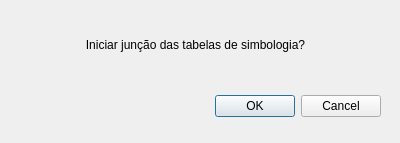
<?xml version="1.0" encoding="UTF-8"?>
<ui version="4.0">
 <class>JoinTableDialogBase</class>
 <widget class="QDialog" name="JoinTableDialogBase">
  <property name="geometry">
   <rect>
    <x>0</x>
    <y>0</y>
    <width>400</width>
    <height>143</height>
   </rect>
  </property>
  <property name="windowTitle">
   <string>Join Tables</string>
  </property>
  <widget class="QDialogButtonBox" name="button_box">
   <property name="geometry">
    <rect>
     <x>40</x>
     <y>90</y>
     <width>341</width>
     <height>32</height>
    </rect>
   </property>
   <property name="orientation">
    <enum>Qt::Horizontal</enum>
   </property>
   <property name="standardButtons">
    <set>QDialogButtonBox::Cancel|QDialogButtonBox::Ok</set>
   </property>
  </widget>
  <widget class="QLabel" name="label">
   <property name="geometry">
    <rect>
     <x>50</x>
     <y>30</y>
     <width>291</width>
     <height>31</height>
    </rect>
   </property>
   <property name="font">
    <font>
     <family>MS Shell Dlg 2</family>
     <pointsize>9</pointsize>
    </font>
   </property>
   <property name="text">
    <string>&lt;html&gt;&lt;head/&gt;&lt;body&gt;&lt;p align=&quot;center&quot;&gt;Iniciar junção das tabelas de simbologia?&lt;/p&gt;&lt;/body&gt;&lt;/html&gt;</string>
   </property>
   <property name="scaledContents">
    <bool>false</bool>
   </property>
   <property name="alignment">
    <set>Qt::AlignCenter</set>
   </property>
  </widget>
 </widget>
 <resources/>
 <connections>
  <connection>
   <sender>button_box</sender>
   <signal>accepted()</signal>
   <receiver>JoinTableDialogBase</receiver>
   <slot>accept()</slot>
   <hints>
    <hint type="sourcelabel">
     <x>20</x>
     <y>20</y>
    </hint>
    <hint type="destinationlabel">
     <x>20</x>
     <y>20</y>
    </hint>
   </hints>
  </connection>
  <connection>
   <sender>button_box</sender>
   <signal>rejected()</signal>
   <receiver>JoinTableDialogBase</receiver>
   <slot>reject()</slot>
   <hints>
    <hint type="sourcelabel">
     <x>20</x>
     <y>20</y>
    </hint>
    <hint type="destinationlabel">
     <x>20</x>
     <y>20</y>
    </hint>
   </hints>
  </connection>
 </connections>
</ui>
